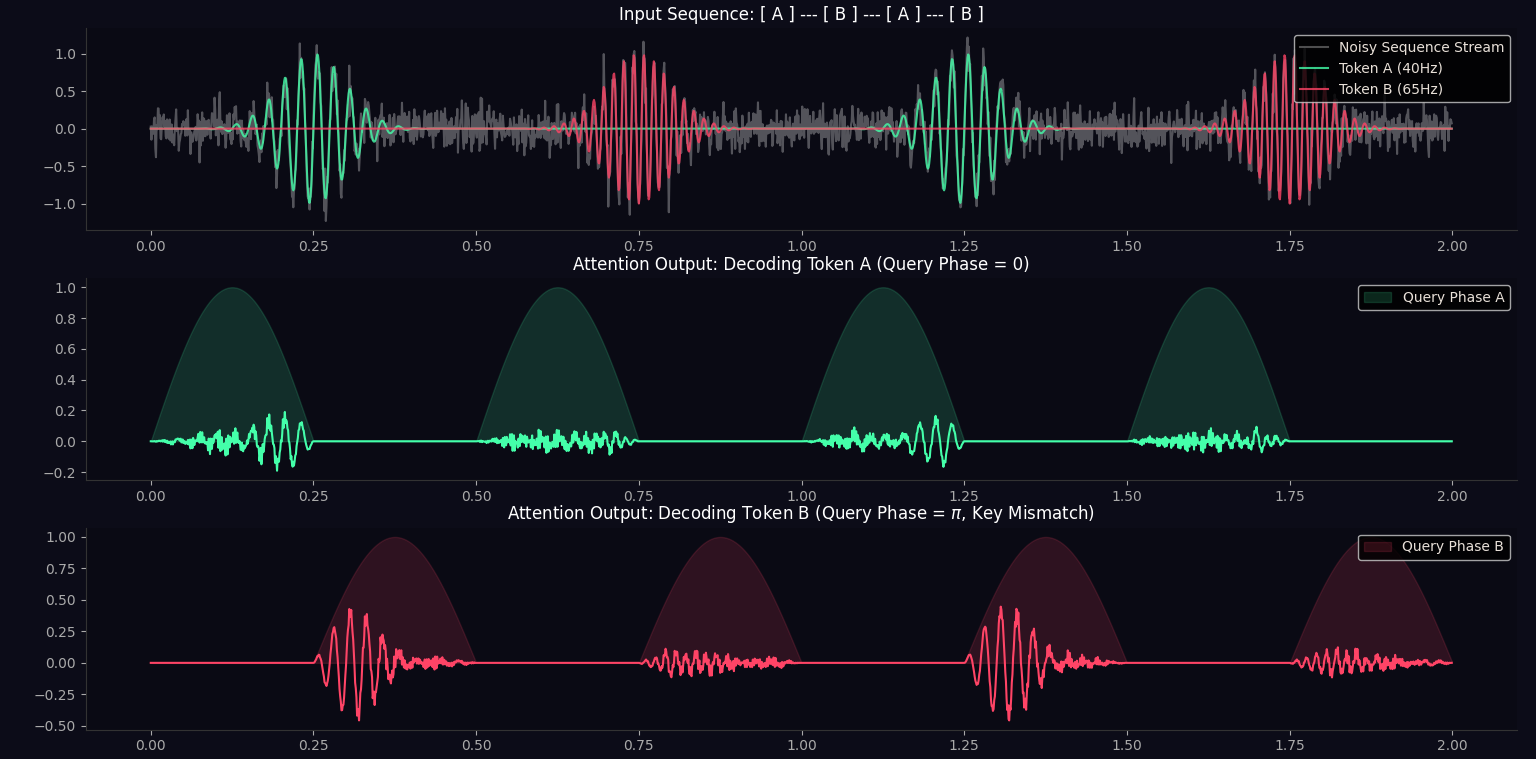

Source code (Python):
"""
takens_is_all_we_need.py
========================
Replacing Transformer Attention (Q K^T V) with Biological Physics.

This script processes a continuous sequence of overlapping "tokens" 
(bursts of data) and selectively extracts specific tokens using 
only Takens delay embeddings (Keys) and Theta phase-shifting (Queries).
"""

import numpy as np
import matplotlib.pyplot as plt

# ============================================================================
# 1. THE BIOLOGICAL HARDWARE
# ============================================================================

class TakensDendrite:
    """The 'Key' Mechanism: Filters incoming data by its topological shape."""
    def __init__(self, n_taps=20, tau=3, target_freq=40.0, fs=1000.0):
        self.n_taps = n_taps
        self.tau = tau
        self.buffer = np.zeros(n_taps * tau)
        
        # The Receptor Mosaic (The Deerskin Tuning Fork)
        t_taps = np.arange(n_taps) * (tau / fs)
        self.mosaic = np.cos(2 * np.pi * target_freq * t_taps)
        self.mosaic /= np.sum(np.abs(self.mosaic)) # Normalize

    def step(self, x):
        self.buffer = np.roll(self.buffer, 1)
        self.buffer[0] = x
        
        # Extract the Takens Vector (Delay Embedding)
        takens_vector = self.buffer[::self.tau]
        
        # Moiré Resonance (Topological Dot Product)
        resonance = np.sum(takens_vector * self.mosaic)
        return resonance

class ThetaSoma:
    """The 'Query' Mechanism: Filters data by its temporal arrival phase."""
    def __init__(self, theta_freq=2.0, fs=1000.0):
        self.theta_freq = theta_freq
        self.fs = fs
        self.time_step = 0

    def get_gate(self, query_phase):
        t = self.time_step / self.fs
        # The rigid pacemaker gate
        theta_wave = np.sin(2 * np.pi * self.theta_freq * t + query_phase)
        gate = np.maximum(0, theta_wave) # Only open on the positive peak
        self.time_step += 1
        return gate

# ============================================================================
# 2. THE SEQUENCE DECODING EXPERIMENT
# ============================================================================
fs = 1000.0
duration = 2.0 # 2 seconds of sequence data
t = np.linspace(0, duration, int(fs * duration), endpoint=False)

print("Encoding the Sequence: [Word A] -> [Word B] -> [Word A] -> [Word B]")
# Token A (40Hz) pulses twice: at 0.25s and 1.25s
env_A = np.exp(-((t - 0.25)**2) / 0.005) + np.exp(-((t - 1.25)**2) / 0.005)
# Token B (65Hz) pulses twice: at 0.75s and 1.75s
env_B = np.exp(-((t - 0.75)**2) / 0.005) + np.exp(-((t - 1.75)**2) / 0.005)

word_A_signal = np.sin(2 * np.pi * 40 * t) * env_A
word_B_signal = np.sin(2 * np.pi * 65 * t) * env_B

# The Input Stream is a noisy, overlapping mess
input_stream = word_A_signal + word_B_signal + np.random.normal(0, 0.15, len(t))

# Initialize the Network (Tuned to Geometry A, 40Hz)
dendrite = TakensDendrite(target_freq=40.0, fs=fs)
soma = ThetaSoma(theta_freq=2.0, fs=fs) # 2Hz clock = 0.5s cycle

decoded_word_A = []
decoded_word_B = []

print("Running Takens-Gated Attention...")
for i in range(len(t)):
    # 1. The Key Match (Topological filtering via Takens Embedding)
    resonance = dendrite.step(input_stream[i])
    
    # 2. Query 1: Shift phase to decode Word A
    # Peak of sin(x) is at Pi/2. To peak at t=0.25s with 2Hz: phase = 0
    query_phase_A = 0.0
    gate_A = soma.get_gate(query_phase_A)
    decoded_word_A.append(resonance * gate_A)
    
    # 3. Query 2: Shift phase to decode Word B (ignoring Word A completely)
    # To peak at t=0.75s with 2Hz, we shift the phase by exactly Pi
    soma.time_step -= 1 # Rewind clock to compare the exact same timestep
    query_phase_B = np.pi 
    gate_B = soma.get_gate(query_phase_B)
    decoded_word_B.append(resonance * gate_B)

# ============================================================================
# 3. VISUALIZATION
# ============================================================================
fig, axs = plt.subplots(3, 1, figsize=(12, 10), facecolor="#0c0c18")
plt.rcParams['text.color'] = '#e8e0d8'

# Plot 1: The Input Sequence
axs[0].set_facecolor('#0a0a14')
axs[0].plot(t, input_stream, color='white', alpha=0.3, label="Noisy Sequence Stream")
axs[0].plot(t, word_A_signal, color='#44ffaa', alpha=0.8, label="Token A (40Hz)")
axs[0].plot(t, word_B_signal, color='#ff4466', alpha=0.8, label="Token B (65Hz)")
axs[0].set_title("Input Sequence: [ A ] --- [ B ] --- [ A ] --- [ B ]", color='white')
axs[0].legend(loc="upper right", facecolor="black")

# Plot 2: Querying Word A
axs[1].set_facecolor('#0a0a14')
theta_wave_A = np.maximum(0, np.sin(2 * np.pi * 2.0 * t + 0.0))
axs[1].fill_between(t, 0, theta_wave_A, color='#44ffaa', alpha=0.15, label="Query Phase A")
axs[1].plot(t, decoded_word_A, color='#44ffaa', lw=1.5)
axs[1].set_title("Attention Output: Decoding Token A (Query Phase = 0)", color='white')
axs[1].legend(loc="upper right", facecolor="black")

# Plot 3: Querying Word B (Notice it's silent, because the Dendrite Key filtered out 65Hz)
axs[2].set_facecolor('#0a0a14')
theta_wave_B = np.maximum(0, np.sin(2 * np.pi * 2.0 * t + np.pi))
axs[2].fill_between(t, 0, theta_wave_B, color='#ff4466', alpha=0.15, label="Query Phase B")
axs[2].plot(t, decoded_word_B, color='#ff4466', lw=1.5)
axs[2].set_title("Attention Output: Decoding Token B (Query Phase = $\pi$, Key Mismatch)", color='white')
axs[2].legend(loc="upper right", facecolor="black")

for ax in axs:
    ax.spines['top'].set_visible(False)
    ax.spines['right'].set_visible(False)
    ax.spines['bottom'].set_color('#333')
    ax.spines['left'].set_color('#333')
    ax.tick_params(colors='#aaa')

plt.tight_layout()
plt.show()
